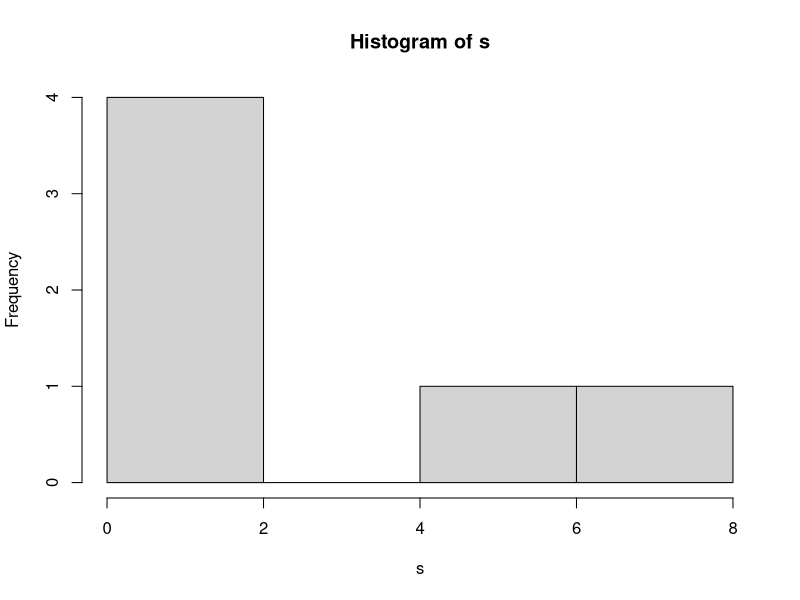

Write R code to recreate this figure.
## Tarea de Simulaciones en R

## Integrantes:
## Alan Ernesto Arteaga Vázquez
## Raúl Llamosas Alvarado
## Edgar Quiroz Castañeda
## Jean Paul Ruiz Melo
## Sandra Del Mar Soto Corderi
##

##1. Realice un programa que simule M valores de la distribución:

##a) HiperGeo(N, m, n)

##b) BinNeg(n, p)

#Para simular esta función tomamos el método de la transformación inversa de n variables
#geometricas,
simula_BinNeg<-function(m, n, p){
  x<-c()
  u<-runif(m + n)
  for(i in 1:m){
    for(j in 1:n){
      x[i]= log(u[i])/log(1-p)
    }
  }
  return(x)
}

#Ejemplo
s <- simula_BinNeg (6, 5, 0.5)
rnbinom(6, 5, 0.5)

#Gráfica de la simulacion
hist(s)

##c) Poisson(λ)

##d) Gamma(n, λ)